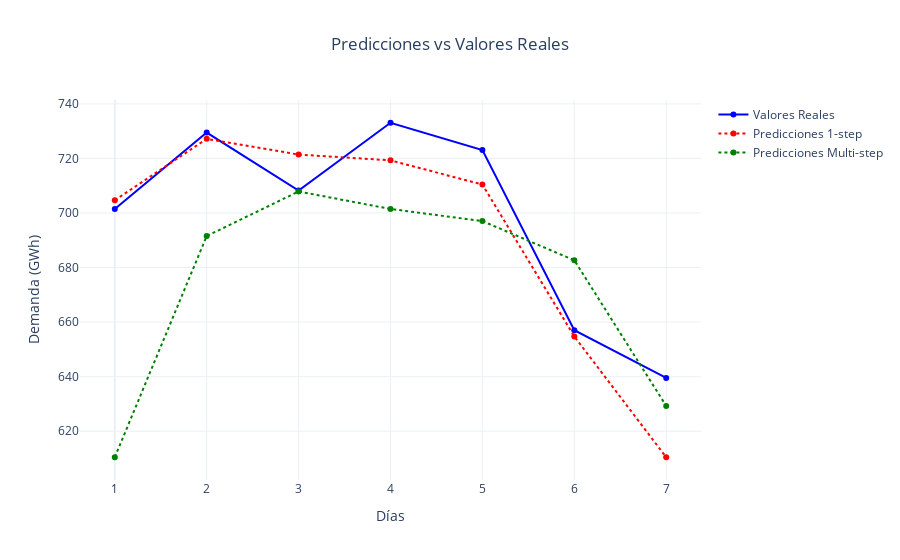

The cell this chart's notebook holds for it:
### Code cell
# Graficar predicciones
grafica_predicciones(real_1step, pred_1step, pred_multistep)

### Figure 1 — Plotly figure (JSON) as saved in the notebook; plotly's stock layout.template omitted (floating-point values rounded to 4 significant figures)
{"data": [{"line": {"color": "blue", "width": 2}, "marker": {"size": 6}, "mode": "lines+markers", "name": "Valores Reales", "type": "scatter", "y": [701.5, 729.5, 708.2, 733.1, 723.1, 657.1, 639.5]}, {"line": {"color": "red", "dash": "dot", "width": 2}, "marker": {"size": 6}, "mode": "lines+markers", "name": "Predicciones 1-step", "type": "scatter", "y": [704.7, 727.2, 721.4, 719.3, 710.4, 654.7, 610.5]}, {"line": {"color": "green", "dash": "dot", "width": 2}, "marker": {"size": 6}, "mode": "lines+markers", "name": "Predicciones Multi-step", "type": "scatter", "y": [610.5, 691.6, 707.9, 701.5, 697.0, 682.7, 629.3]}], "layout": {"hovermode": "x", "title": {"text": "Predicciones vs Valores Reales", "x": 0.5}, "xaxis": {"ticktext": ["1", "2", "3", "4", "5", "6", "7"], "tickvals": [0, 1, 2, 3, 4, 5, 6, 7], "title": {"text": "Días"}}, "yaxis": {"title": {"text": "Demanda (GWh)"}}}}
